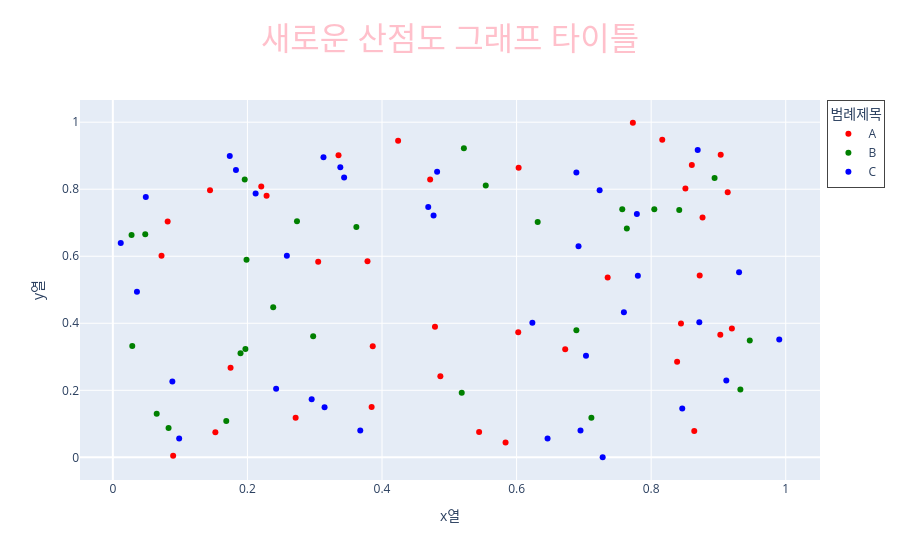

Here is the notebook cell this chart was saved with:
### Code cell
#산점도 그래프
import plotly.express as px
import pandas as pd
import numpy as np  #랜덤값 생성 속성 존재

df = pd.DataFrame({
    "x열": np.random.rand(100), #0부터 1미만의 실수 자료형을 난수형태(랜덤)로 100개 생성.(중복 허용)
    "y열": np.random.rand(100),
    "색상기준열" :np.random.choice(["A", "B", "C"],100) # 최대한 근사치의 비중을 만들어줌 ex) a:34,b:33,c:33
})

fig = px.scatter(df, x= "x열", y="y열", color="색상기준열",category_orders= {"색상기준열":["A","B","C"]},color_discrete_sequence=["red","green","blue"],  title="산점도 그래프")

fig.update_layout(
    title={
        "text":"새로운 산점도 그래프 타이틀",
        "font":{
            "size": 32,
            "color":"pink"
        },
        "x": 0.5
    },
    legend={
        "title": "범례제목", 
        "x":1.01,
        "y":1,
        "xanchor": "left",
        "yanchor": "top",
        "borderwidth":1
    }
)


fig.show()

### Figure 1 — Plotly figure (JSON) as saved in the notebook; plotly's stock layout.template omitted (floating-point values rounded to 4 significant figures)
{"data": [{"hovertemplate": "색상기준열=A<br>x열=%{x}<br>y열=%{y}<extra></extra>", "legendgroup": "A", "marker": {"color": "red", "symbol": "circle"}, "mode": "markers", "name": "A", "orientation": "v", "showlegend": true, "type": "scatter", "x": [0.2205, 0.8764, 0.08145, 0.8165, 0.7354, 0.0896, 0.8641, 0.603, 0.7728, 0.9138, 0.5836, 0.5443, 0.9199, 0.3784, 0.8386, 0.8721, 0.1749, 0.1444, 0.4716, 0.3862, 0.6723, 0.9028, 0.9034, 0.3846, 0.1523, 0.4787, 0.3052, 0.2285, 0.4239, 0.8509, 0.8604, 0.8443, 0.2716, 0.07232, 0.6024, 0.4867, 0.3354], "xaxis": "x", "y": [0.8081, 0.7154, 0.704, 0.9476, 0.5368, 0.004383, 0.07872, 0.864, 0.9984, 0.7911, 0.04442, 0.07543, 0.3845, 0.5852, 0.2852, 0.5428, 0.2671, 0.7969, 0.8294, 0.3313, 0.3223, 0.3654, 0.903, 0.1504, 0.07466, 0.3896, 0.5835, 0.7806, 0.9445, 0.8024, 0.8725, 0.3994, 0.1181, 0.6016, 0.3735, 0.2422, 0.9017], "yaxis": "y"}, {"hovertemplate": "색상기준열=B<br>x열=%{x}<br>y열=%{y}<extra></extra>", "legendgroup": "B", "marker": {"color": "green", "symbol": "circle"}, "mode": "markers", "name": "B", "orientation": "v", "showlegend": true, "type": "scatter", "x": [0.6889, 0.8943, 0.5217, 0.08279, 0.197, 0.1685, 0.5185, 0.04815, 0.3619, 0.2383, 0.8417, 0.9466, 0.6314, 0.2737, 0.1987, 0.9326, 0.5542, 0.7639, 0.06517, 0.0278, 0.8047, 0.7571, 0.2977, 0.02885, 0.196, 0.1897, 0.7112], "xaxis": "x", "y": [0.379, 0.8333, 0.9222, 0.08734, 0.3233, 0.1084, 0.193, 0.6656, 0.6876, 0.448, 0.738, 0.3484, 0.7021, 0.7041, 0.5896, 0.2027, 0.811, 0.6828, 0.1303, 0.6635, 0.7404, 0.7404, 0.3614, 0.3324, 0.8291, 0.3106, 0.1184], "yaxis": "y"}, {"hovertemplate": "색상기준열=C<br>x열=%{x}<br>y열=%{y}<extra></extra>", "legendgroup": "C", "marker": {"color": "blue", "symbol": "circle"}, "mode": "markers", "name": "C", "orientation": "v", "showlegend": true, "type": "scatter", "x": [0.2955, 0.4766, 0.9117, 0.7595, 0.8716, 0.9904, 0.8692, 0.04896, 0.7031, 0.1829, 0.09855, 0.2426, 0.2122, 0.3677, 0.695, 0.4819, 0.01173, 0.0358, 0.6921, 0.313, 0.4687, 0.2586, 0.3146, 0.9306, 0.7234, 0.6889, 0.6461, 0.7788, 0.1737, 0.08843, 0.8462, 0.3381, 0.7279, 0.3437, 0.6235, 0.7802], "xaxis": "x", "y": [0.1734, 0.7212, 0.2293, 0.433, 0.4027, 0.3517, 0.9168, 0.7766, 0.303, 0.8571, 0.05585, 0.2046, 0.7872, 0.08008, 0.07996, 0.8523, 0.6395, 0.4943, 0.6295, 0.8955, 0.747, 0.6014, 0.1494, 0.5524, 0.7973, 0.8496, 0.05583, 0.7264, 0.8994, 0.226, 0.1457, 0.8652, 0.0002149, 0.8347, 0.4013, 0.5416], "yaxis": "y"}], "layout": {"legend": {"borderwidth": 1, "title": {"text": "범례제목"}, "tracegroupgap": 0, "x": 1.01, "xanchor": "left", "y": 1, "yanchor": "top"}, "title": {"font": {"color": "pink", "size": 32}, "text": "새로운 산점도 그래프 타이틀", "x": 0.5}, "xaxis": {"anchor": "y", "domain": [0, 1], "title": {"text": "x열"}}, "yaxis": {"anchor": "x", "domain": [0, 1], "title": {"text": "y열"}}}}
